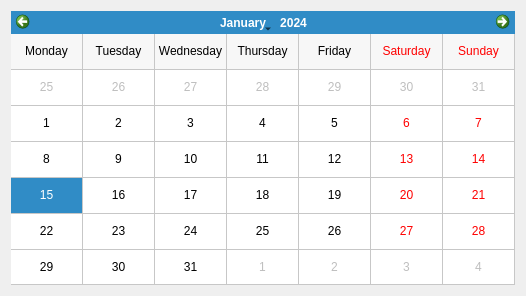
<?xml version="1.0" encoding="UTF-8"?>
<ui version="4.0">
 <class>Form</class>
 <widget class="QWidget" name="Form">
  <property name="geometry">
   <rect>
    <x>0</x>
    <y>0</y>
    <width>526</width>
    <height>296</height>
   </rect>
  </property>
  <property name="windowTitle">
   <string>Form</string>
  </property>
  <layout class="QGridLayout" name="gridLayout">
   <item row="0" column="0">
    <widget class="QCalendarWidget" name="calendarWidget">
     <property name="gridVisible">
      <bool>true</bool>
     </property>
     <property name="horizontalHeaderFormat">
      <enum>QCalendarWidget::LongDayNames</enum>
     </property>
     <property name="verticalHeaderFormat">
      <enum>QCalendarWidget::NoVerticalHeader</enum>
     </property>
     <property name="navigationBarVisible">
      <bool>true</bool>
     </property>
     <property name="dateEditEnabled">
      <bool>true</bool>
     </property>
    </widget>
   </item>
  </layout>
 </widget>
 <resources/>
 <connections/>
</ui>
